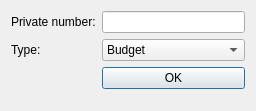
<?xml version="1.0" encoding="UTF-8"?>
<ui version="4.0">
 <class>add_window</class>
 <widget class="QDialog" name="add_window">
  <property name="geometry">
   <rect>
    <x>0</x>
    <y>0</y>
    <width>256</width>
    <height>111</height>
   </rect>
  </property>
  <property name="windowTitle">
   <string>Dialog</string>
  </property>
  <layout class="QFormLayout" name="formLayout">
   <item row="0" column="0">
    <widget class="QLabel" name="label">
     <property name="text">
      <string>Private number:</string>
     </property>
    </widget>
   </item>
   <item row="0" column="1">
    <widget class="QLineEdit" name="lineEdit"/>
   </item>
   <item row="1" column="0">
    <widget class="QLabel" name="label_2">
     <property name="text">
      <string>Type:</string>
     </property>
    </widget>
   </item>
   <item row="1" column="1">
    <widget class="QComboBox" name="comboBox">
     <item>
      <property name="text">
       <string>Budget</string>
      </property>
     </item>
     <item>
      <property name="text">
       <string>Contract</string>
      </property>
     </item>
    </widget>
   </item>
   <item row="2" column="1">
    <widget class="QPushButton" name="okbutton">
     <property name="text">
      <string>OK</string>
     </property>
    </widget>
   </item>
  </layout>
 </widget>
 <resources/>
 <connections/>
</ui>
